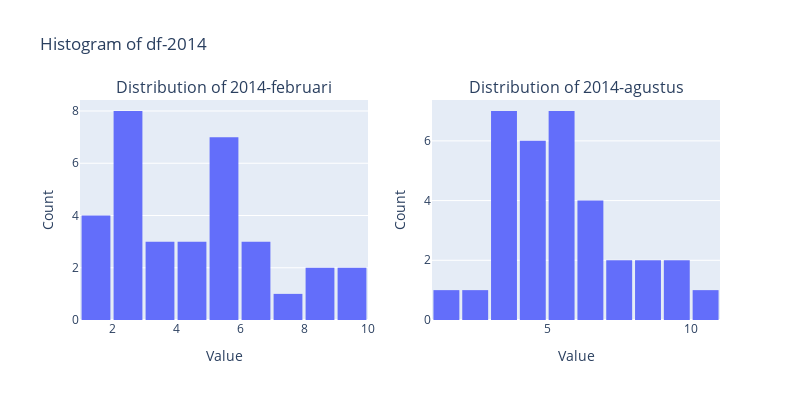

Notebook source saved alongside this figure:
### Code cell
viz = df_2014[['2014-februari', '2014-agustus']]
fig = make_subplots(rows=1, cols=2, subplot_titles=[f'Distribution of {col}' for col in viz.columns])

for i, col in enumerate(viz.columns):
    hist = px.histogram(df_2014, x=col, nbins=10)
    
    
    for trace in hist.data:
        fig.add_trace(trace, row=1, col=i+1)


fig.update_layout(
    bargap=0.1,
    width=800,
    height=400,
    showlegend=False,
    title_text='Histogram of df-2014'
)

fig.update_xaxes(title_text='Value')
fig.update_yaxes(title_text='Count')

fig.show()

### Figure 1 — Plotly figure (JSON) as saved in the notebook; plotly's stock layout.template omitted (floating-point values rounded to 4 significant figures)
{"data": [{"alignmentgroup": "True", "bingroup": "x", "hovertemplate": "2014-februari=%{x}<br>count=%{y}<extra></extra>", "legendgroup": "", "marker": {"color": "#636efa", "pattern": {"shape": ""}}, "name": "", "nbinsx": 10, "offsetgroup": "", "orientation": "v", "showlegend": false, "type": "histogram", "x": [6.75, 5.95, 6.32, 4.99, 2.5, 3.84, 1.62, 5.08, 2.67, 5.26, 9.84, 8.66, 5.45, 2.16, 4.02, 9.87, 1.37, 5.3, 1.97, 2.53, 2.71, 4.03, 8.89, null, 7.27, 2.92, 5.79, 2.13, 2.44, 1.6, 6.59, 5.65, 3.7, 3.48], "xaxis": "x", "yaxis": "y"}, {"alignmentgroup": "True", "bingroup": "x", "hovertemplate": "2014-agustus=%{x}<br>count=%{y}<extra></extra>", "legendgroup": "", "marker": {"color": "#636efa", "pattern": {"shape": ""}}, "name": "", "nbinsx": 10, "offsetgroup": "", "orientation": "v", "showlegend": false, "type": "histogram", "x": [9.02, 6.23, 6.5, 6.56, 5.08, 4.96, 3.47, 4.79, 5.14, 6.69, 8.47, 8.45, 5.68, 3.33, 4.19, 9.07, 1.9, 5.75, 3.26, 4.04, 3.24, 3.8, 7.38, null, 7.54, 3.68, 5.08, 4.43, 4.18, 2.08, 10.51, 5.29, 5.02, 3.44], "xaxis": "x2", "yaxis": "y2"}], "layout": {"annotations": [{"font": {"size": 16}, "showarrow": false, "text": "Distribution of 2014-februari", "x": 0.225, "xanchor": "center", "xref": "paper", "y": 1, "yanchor": "bottom", "yref": "paper"}, {"font": {"size": 16}, "showarrow": false, "text": "Distribution of 2014-agustus", "x": 0.775, "xanchor": "center", "xref": "paper", "y": 1, "yanchor": "bottom", "yref": "paper"}], "bargap": 0.1, "height": 400, "showlegend": false, "title": {"text": "Histogram of df-2014"}, "width": 800, "xaxis": {"anchor": "y", "domain": [0, 0.45], "title": {"text": "Value"}}, "xaxis2": {"anchor": "y2", "domain": [0.55, 1], "title": {"text": "Value"}}, "yaxis": {"anchor": "x", "domain": [0, 1], "title": {"text": "Count"}}, "yaxis2": {"anchor": "x2", "domain": [0, 1], "title": {"text": "Count"}}}}
